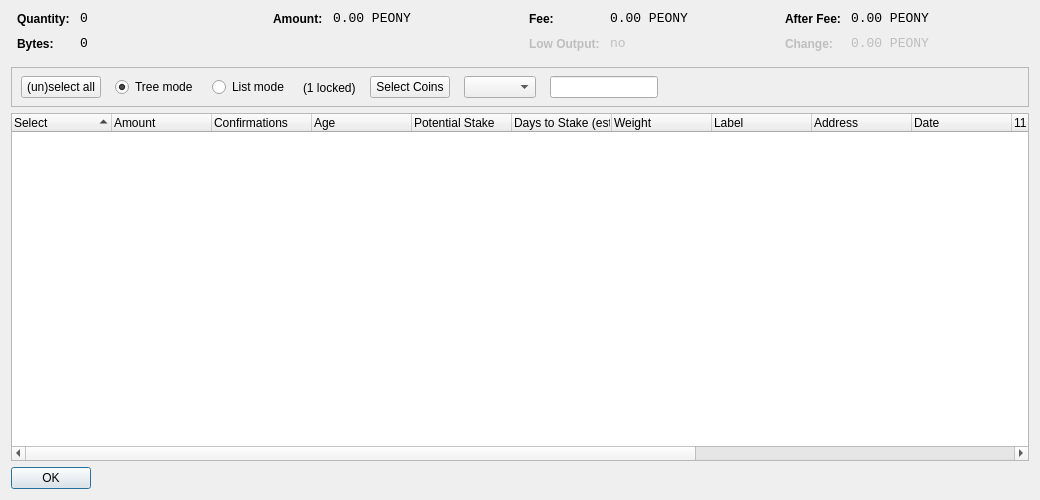
<?xml version="1.0" encoding="UTF-8"?>
<ui version="4.0">
 <class>CoinControlDialog</class>
 <widget class="QDialog" name="CoinControlDialog">
  <property name="geometry">
   <rect>
    <x>0</x>
    <y>0</y>
    <width>1040</width>
    <height>500</height>
   </rect>
  </property>
  <property name="windowTitle">
   <string>Coin Control</string>
  </property>
  <layout class="QVBoxLayout" name="verticalLayout">
   <item>
    <layout class="QHBoxLayout" name="horizontalLayoutTop" stretch="0,0,0,0">
     <property name="topMargin">
      <number>0</number>
     </property>
     <property name="bottomMargin">
      <number>10</number>
     </property>
     <item>
      <layout class="QFormLayout" name="formLayoutCoinControl1">
       <property name="horizontalSpacing">
        <number>10</number>
       </property>
       <property name="verticalSpacing">
        <number>10</number>
       </property>
       <property name="leftMargin">
        <number>6</number>
       </property>
       <property name="rightMargin">
        <number>6</number>
       </property>
       <item row="0" column="0">
        <widget class="QLabel" name="labelCoinControlQuantityText">
         <property name="styleSheet">
          <string notr="true">font-weight:bold;</string>
         </property>
         <property name="text">
          <string>Quantity:</string>
         </property>
        </widget>
       </item>
       <item row="0" column="1">
        <widget class="QLabel" name="labelCoinControlQuantity">
         <property name="font">
          <font>
           <family>Monospace</family>
           <pointsize>10</pointsize>
          </font>
         </property>
         <property name="cursor">
          <cursorShape>IBeamCursor</cursorShape>
         </property>
         <property name="contextMenuPolicy">
          <enum>Qt::ActionsContextMenu</enum>
         </property>
         <property name="text">
          <string notr="true">0</string>
         </property>
         <property name="textInteractionFlags">
          <set>Qt::LinksAccessibleByMouse|Qt::TextSelectableByKeyboard|Qt::TextSelectableByMouse</set>
         </property>
        </widget>
       </item>
       <item row="1" column="0">
        <widget class="QLabel" name="labelCoinControlBytesText">
         <property name="styleSheet">
          <string notr="true">font-weight:bold;</string>
         </property>
         <property name="text">
          <string>Bytes:</string>
         </property>
        </widget>
       </item>
       <item row="1" column="1">
        <widget class="QLabel" name="labelCoinControlBytes">
         <property name="font">
          <font>
           <family>Monospace</family>
           <pointsize>10</pointsize>
          </font>
         </property>
         <property name="cursor">
          <cursorShape>IBeamCursor</cursorShape>
         </property>
         <property name="contextMenuPolicy">
          <enum>Qt::ActionsContextMenu</enum>
         </property>
         <property name="text">
          <string notr="true">0</string>
         </property>
         <property name="textInteractionFlags">
          <set>Qt::LinksAccessibleByMouse|Qt::TextSelectableByKeyboard|Qt::TextSelectableByMouse</set>
         </property>
        </widget>
       </item>
      </layout>
     </item>
     <item>
      <layout class="QFormLayout" name="formLayoutCoinControl2">
       <property name="horizontalSpacing">
        <number>10</number>
       </property>
       <property name="verticalSpacing">
        <number>10</number>
       </property>
       <property name="leftMargin">
        <number>6</number>
       </property>
       <property name="rightMargin">
        <number>6</number>
       </property>
       <item row="0" column="0">
        <widget class="QLabel" name="labelCoinControlAmountText">
         <property name="styleSheet">
          <string notr="true">font-weight:bold;</string>
         </property>
         <property name="text">
          <string>Amount:</string>
         </property>
        </widget>
       </item>
       <item row="0" column="1">
        <widget class="QLabel" name="labelCoinControlAmount">
         <property name="font">
          <font>
           <family>Monospace</family>
           <pointsize>10</pointsize>
          </font>
         </property>
         <property name="cursor">
          <cursorShape>IBeamCursor</cursorShape>
         </property>
         <property name="contextMenuPolicy">
          <enum>Qt::ActionsContextMenu</enum>
         </property>
         <property name="text">
          <string notr="true">0.00 PEONY</string>
         </property>
         <property name="textInteractionFlags">
          <set>Qt::LinksAccessibleByMouse|Qt::TextSelectableByKeyboard|Qt::TextSelectableByMouse</set>
         </property>
        </widget>
       </item>
      </layout>
     </item>
     <item>
      <layout class="QFormLayout" name="formLayoutCoinControl3">
       <property name="horizontalSpacing">
        <number>10</number>
       </property>
       <property name="verticalSpacing">
        <number>10</number>
       </property>
       <property name="leftMargin">
        <number>6</number>
       </property>
       <property name="rightMargin">
        <number>6</number>
       </property>
       <item row="0" column="0">
        <widget class="QLabel" name="labelCoinControlFeeText">
         <property name="styleSheet">
          <string notr="true">font-weight:bold;</string>
         </property>
         <property name="text">
          <string>Fee:</string>
         </property>
        </widget>
       </item>
       <item row="0" column="1">
        <widget class="QLabel" name="labelCoinControlFee">
         <property name="font">
          <font>
           <family>Monospace</family>
           <pointsize>10</pointsize>
          </font>
         </property>
         <property name="cursor">
          <cursorShape>IBeamCursor</cursorShape>
         </property>
         <property name="contextMenuPolicy">
          <enum>Qt::ActionsContextMenu</enum>
         </property>
         <property name="text">
          <string notr="true">0.00 PEONY</string>
         </property>
         <property name="textInteractionFlags">
          <set>Qt::LinksAccessibleByMouse|Qt::TextSelectableByKeyboard|Qt::TextSelectableByMouse</set>
         </property>
        </widget>
       </item>
       <item row="1" column="0">
        <widget class="QLabel" name="labelCoinControlLowOutputText">
         <property name="enabled">
          <bool>false</bool>
         </property>
         <property name="styleSheet">
          <string notr="true">font-weight:bold;</string>
         </property>
         <property name="text">
          <string>Low Output:</string>
         </property>
        </widget>
       </item>
       <item row="1" column="1">
        <widget class="QLabel" name="labelCoinControlLowOutput">
         <property name="enabled">
          <bool>false</bool>
         </property>
         <property name="font">
          <font>
           <family>Monospace</family>
           <pointsize>10</pointsize>
          </font>
         </property>
         <property name="cursor">
          <cursorShape>IBeamCursor</cursorShape>
         </property>
         <property name="contextMenuPolicy">
          <enum>Qt::ActionsContextMenu</enum>
         </property>
         <property name="text">
          <string notr="true">no</string>
         </property>
         <property name="textInteractionFlags">
          <set>Qt::LinksAccessibleByMouse|Qt::TextSelectableByKeyboard|Qt::TextSelectableByMouse</set>
         </property>
        </widget>
       </item>
      </layout>
     </item>
     <item>
      <layout class="QFormLayout" name="formLayoutCoinControl4">
       <property name="fieldGrowthPolicy">
        <enum>QFormLayout::AllNonFixedFieldsGrow</enum>
       </property>
       <property name="horizontalSpacing">
        <number>10</number>
       </property>
       <property name="verticalSpacing">
        <number>10</number>
       </property>
       <property name="leftMargin">
        <number>6</number>
       </property>
       <property name="rightMargin">
        <number>6</number>
       </property>
       <item row="0" column="0">
        <widget class="QLabel" name="labelCoinControlAfterFeeText">
         <property name="styleSheet">
          <string notr="true">font-weight:bold;</string>
         </property>
         <property name="text">
          <string>After Fee:</string>
         </property>
        </widget>
       </item>
       <item row="0" column="1">
        <widget class="QLabel" name="labelCoinControlAfterFee">
         <property name="font">
          <font>
           <family>Monospace</family>
           <pointsize>10</pointsize>
          </font>
         </property>
         <property name="cursor">
          <cursorShape>IBeamCursor</cursorShape>
         </property>
         <property name="contextMenuPolicy">
          <enum>Qt::ActionsContextMenu</enum>
         </property>
         <property name="text">
          <string notr="true">0.00 PEONY</string>
         </property>
         <property name="textInteractionFlags">
          <set>Qt::LinksAccessibleByMouse|Qt::TextSelectableByKeyboard|Qt::TextSelectableByMouse</set>
         </property>
        </widget>
       </item>
       <item row="1" column="0">
        <widget class="QLabel" name="labelCoinControlChangeText">
         <property name="enabled">
          <bool>false</bool>
         </property>
         <property name="styleSheet">
          <string notr="true">font-weight:bold;</string>
         </property>
         <property name="text">
          <string>Change:</string>
         </property>
        </widget>
       </item>
       <item row="1" column="1">
        <widget class="QLabel" name="labelCoinControlChange">
         <property name="enabled">
          <bool>false</bool>
         </property>
         <property name="font">
          <font>
           <family>Monospace</family>
           <pointsize>10</pointsize>
          </font>
         </property>
         <property name="cursor">
          <cursorShape>IBeamCursor</cursorShape>
         </property>
         <property name="contextMenuPolicy">
          <enum>Qt::ActionsContextMenu</enum>
         </property>
         <property name="text">
          <string notr="true">0.00 PEONY</string>
         </property>
         <property name="textInteractionFlags">
          <set>Qt::LinksAccessibleByMouse|Qt::TextSelectableByKeyboard|Qt::TextSelectableByMouse</set>
         </property>
        </widget>
       </item>
      </layout>
     </item>
    </layout>
   </item>
   <item>
    <widget class="QFrame" name="frame">
     <property name="minimumSize">
      <size>
       <width>0</width>
       <height>40</height>
      </size>
     </property>
     <property name="frameShape">
      <enum>QFrame::StyledPanel</enum>
     </property>
     <property name="frameShadow">
      <enum>QFrame::Sunken</enum>
     </property>
     <widget class="QWidget" name="horizontalLayoutWidget">
      <property name="geometry">
       <rect>
        <x>10</x>
        <y>0</y>
        <width>781</width>
        <height>41</height>
       </rect>
      </property>
      <layout class="QHBoxLayout" name="horizontalLayoutPanel" stretch="0,0,0,0,0,0,0">
       <property name="spacing">
        <number>14</number>
       </property>
       <item>
        <widget class="QPushButton" name="pushButtonSelectAll">
         <property name="sizePolicy">
          <sizepolicy hsizetype="Maximum" vsizetype="Fixed">
           <horstretch>0</horstretch>
           <verstretch>0</verstretch>
          </sizepolicy>
         </property>
         <property name="text">
          <string>(un)select all</string>
         </property>
        </widget>
       </item>
       <item>
        <widget class="QRadioButton" name="radioTreeMode">
         <property name="sizePolicy">
          <sizepolicy hsizetype="Maximum" vsizetype="Fixed">
           <horstretch>0</horstretch>
           <verstretch>0</verstretch>
          </sizepolicy>
         </property>
         <property name="text">
          <string>Tree mode</string>
         </property>
         <property name="checked">
          <bool>true</bool>
         </property>
        </widget>
       </item>
       <item>
        <widget class="QRadioButton" name="radioListMode">
         <property name="sizePolicy">
          <sizepolicy hsizetype="Maximum" vsizetype="Fixed">
           <horstretch>0</horstretch>
           <verstretch>0</verstretch>
          </sizepolicy>
         </property>
         <property name="text">
          <string>List mode</string>
         </property>
        </widget>
       </item>
       <item>
        <widget class="QLabel" name="labelLocked">
          <property name="text">
            <string notr="true">(1 locked)</string>
          </property>
        </widget>
       </item>
       <item>
        <widget class="QPushButton" name="pushButtonCustomCC">
         <property name="text">
          <string>Select Coins</string>
         </property>
        </widget>
       </item>
       <item>
        <widget class="QComboBox" name="QComboBoxFilterCoins"/>
       </item>
       <item>
        <widget class="QLineEdit" name="lineEditCustomCC">
         <property name="enabled">
          <bool>true</bool>
         </property>
         <property name="sizePolicy">
          <sizepolicy hsizetype="Fixed" vsizetype="Fixed">
           <horstretch>0</horstretch>
           <verstretch>0</verstretch>
          </sizepolicy>
         </property>
         <property name="baseSize">
          <size>
           <width>50</width>
           <height>0</height>
          </size>
         </property>
        </widget>
       </item>
       <item>
        <spacer name="horizontalSpacer">
         <property name="orientation">
          <enum>Qt::Horizontal</enum>
         </property>
         <property name="sizeHint" stdset="0">
          <size>
           <width>40</width>
           <height>20</height>
          </size>
         </property>
        </spacer>
       </item>
      </layout>
     </widget>
    </widget>
   </item>
   <item>
    <widget class="CoinControlTreeWidget" name="treeWidget">
     <property name="contextMenuPolicy">
      <enum>Qt::CustomContextMenu</enum>
     </property>
     <property name="sortingEnabled">
      <bool>false</bool>
     </property>
     <property name="columnCount">
      <number>15</number>
     </property>
     <attribute name="headerShowSortIndicator" stdset="0">
      <bool>true</bool>
     </attribute>
     <attribute name="headerStretchLastSection">
      <bool>false</bool>
     </attribute>
     <column>
      <property name="text">
       <string>Select</string>
      </property>
     </column>
     <column>
      <property name="text">
       <string>Amount</string>
      </property>
     </column>
     <column>
      <property name="text">
       <string>Confirmations</string>
      </property>
      <property name="toolTip">
       <string>Confirmed</string>
      </property>
     </column>
     <column>
      <property name="text">
       <string>Age</string> /** age **/
      </property>
     </column>
	   <column>
      <property name="text">
       <string>Potential Stake</string>
      </property>
     </column>
  	 <column>
      <property name="text">
       <string>Days to Stake (est.)</string>
      </property>
     </column>
     <column>
      <property name="text">
       <string>Weight</string>
      </property>
     </column>
     <column>
      <property name="text">
       <string>Label</string>
      </property>
     </column>
     <column>
      <property name="text">
       <string>Address</string>
      </property>
     </column>
     <column>
      <property name="text">
       <string>Date</string>
      </property>
     </column>
     <column>
      <property name="text">
       <string/>
      </property>
     </column>
     <column>
      <property name="text">
       <string/>
      </property>
     </column>
     <column>
      <property name="text">
       <string/>
      </property>
     </column>
     <column>
      <property name="text">
       <string/>
      </property>
     </column>
     <column>
      <property name="text">
       <string/>
      </property>
     </column>
    </widget>
   </item>
   <item>
    <widget class="QDialogButtonBox" name="buttonBox">
     <property name="sizePolicy">
      <sizepolicy hsizetype="Maximum" vsizetype="Fixed">
       <horstretch>0</horstretch>
       <verstretch>0</verstretch>
      </sizepolicy>
     </property>
     <property name="orientation">
      <enum>Qt::Horizontal</enum>
     </property>
     <property name="standardButtons">
      <set>QDialogButtonBox::Ok</set>
     </property>
    </widget>
   </item>
  </layout>
 </widget>
 <customwidgets>
  <customwidget>
   <class>CoinControlTreeWidget</class>
   <extends>QTreeWidget</extends>
   <header>coincontroltreewidget.h</header>
  </customwidget>
 </customwidgets>
 <resources/>
 <connections/>
</ui>
